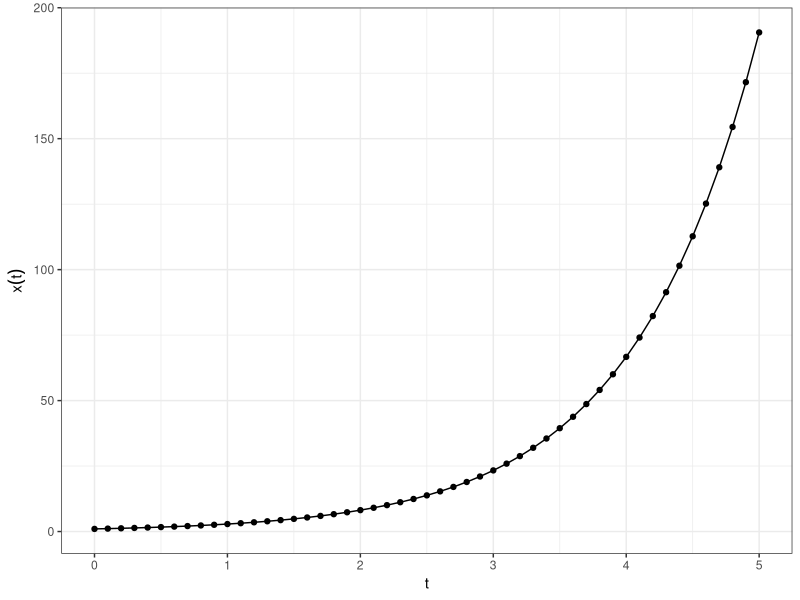

This chart was generated by the following R code:
## ---- chunk 1
#| warning: false
#| message: false
#| echo: false
library(tidyverse) # plotting, data organization
library(deSolve) # integrate differential equations
## ---- chunk 2
exponential_growth <- function(t, x, parms){
  dxdt <- x * parms$rho
  return(list(dxdt))
}
## ---- chunk 3
THRESH <- 10^-10

exponential_growth <- function(t, x, parms){
  if(x < THRESH) x <- 0
  dxdt <- x * parms$rho
  return(list(dxdt))
}
## ---- chunk 4
x0 <- 1 # initial conditions
my_time <- seq(0, 5, by = 0.1) # we will observe the system at these times
parms <- list(rho = 1.05) # this is always a list of parameters
output <- ode(y = x0, # a) initial conditions
             times = my_time,  # b) time at which we observe the system
             func = exponential_growth, # c) function computing r.h.s. of ODEs
             parms = parms, # d) parameters of ODEs
             method = "ode45") # e) more on this later; this is a good general-purpose choice
## ---- chunk 5
output %>% 
  as.data.frame() %>% 
  ggplot() + aes(x = time, y = `1`) + 
  geom_point() + 
  geom_line() + 
  xlab("t") + 
  ylab(expression(x(t))) + 
  theme_bw()
